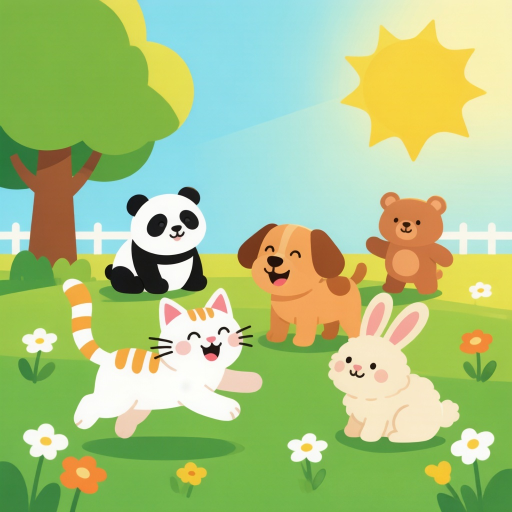
#> input picture generated-images/Cute_cartoon_animals_on_green__2026-06-20T14-17-51.png, 1024 x 1024 px, found by its file name (shown at 1/2 size)
$ python update_html.py
#> lines starting #> are read from the running program, lines starting #| are printed output that depends on the picture
import base64, io, os
from PIL import Image

# Define theme -> images mapping
themes = {
    'THEME0': [
        (r'D:\Documents\Workbuddy\2026-06-14-20-52-20\generated-images\Cute_cartoon_animals_on_green__2026-06-20T14-17-51.png', 'H1'),
        (r'D:\Documents\Workbuddy\2026-06-14-20-52-20\generated-images\Cute_cartoon_animal_picnic_sce_2026-06-20T14-18-53.png', 'H2'),
        (r'D:\Documents\Workbuddy\2026-06-14-20-52-20\generated-images\Cute_cartoon_animals_having_fu_2026-06-20T14-19-22.png', 'H3'),
        (r'D:\Documents\Workbuddy\2026-06-14-20-52-20\generated-images\Cute_cartoon_animals_going_to__2026-06-20T14-19-51.png', 'H4'),
    ],
    'THEME1': [
        (r'C:\Users\shirleywx\.workbuddy\clipboard-images\clipboard-2026-06-14T13-58-30-036Z-cc7261f9.jpg', 'A1'),
        (r'D:\Documents\Workbuddy\2026-06-14-20-52-20\generated-images\Cute_cartoon_farm_animals_scen_2026-06-14T13-33-54.png', 'A2'),
        (r'D:\Documents\Workbuddy\2026-06-14-20-52-20\generated-images\Cute_cartoon_animals_at_a_zoo__2026-06-20T14-26-35.png', 'A3'),
        (r'D:\Documents\Workbuddy\2026-06-14-20-52-20\generated-images\Cute_cartoon_animals_with_babi_2026-06-20T14-27-01.png', 'A4'),
        (r'D:\Documents\Workbuddy\2026-06-14-20-52-20\generated-images\Cute_cartoon_animals_in_winter_2026-06-20T14-27-35.png', 'A5'),
    ],
    'THEME2': [
        (r'C:\Users\shirleywx\.workbuddy\clipboard-images\clipboard-2026-06-14T13-58-30-043Z-7ca60b51.jpg', 'O1'),
        (r'D:\Documents\Workbuddy\2026-06-14-20-52-20\generated-images\Cute_cartoon_ocean_sea_animals_2026-06-14T13-34-19.png', 'O2'),
        (r'D:\Documents\Workbuddy\2026-06-14-20-52-20\generated-images\Cute_cartoon_ocean_underwater__2026-06-20T14-20-52.png', 'O3'),
        (r'D:\Documents\Workbuddy\2026-06-14-20-52-20\generated-images\Cute_cartoon_ocean_scene__fish_2026-06-20T14-21-19.png', 'O4'),
        (r'D:\Documents\Workbuddy\2026-06-14-20-52-20\generated-images\Cute_cartoon_ocean_beach_scene_2026-06-20T14-22-42.png', 'O5'),
    ],
    'THEME3': [
        (r'D:\Documents\Workbuddy\2026-06-14-20-52-20\generated-images\Cute_cartoon_dinosaur_world__c_2026-06-14T14-03-57.png', 'D1'),
        (r'D:\Documents\Workbuddy\2026-06-14-20-52-20\generated-images\Cute_cartoon_dinosaurs_scene___2026-06-20T14-20-18.png', 'D2'),
        (r'D:\Documents\Workbuddy\2026-06-14-20-52-20\generated-images\Cute_cartoon_dinosaur_valley___2026-06-20T14-23-08.png', 'D3'),
        (r'D:\Documents\Workbuddy\2026-06-14-20-52-20\generated-images\Cute_cartoon_dinosaurs_playing_2026-06-20T14-23-33.png', 'D4'),
        (r'D:\Documents\Workbuddy\2026-06-14-20-52-20\generated-images\Cute_cartoon_dinosaurs_at_the__2026-06-20T14-23-59.png', 'D5'),
    ],
    'THEME4': [
        (r'D:\Documents\Workbuddy\2026-06-14-20-52-20\generated-images\Cute_cartoon_space_adventure___2026-06-14T14-04-25.png', 'S1'),
        (r'D:\Documents\Workbuddy\2026-06-14-20-52-20\generated-images\Cute_cartoon_space_planet_scen_2026-06-20T14-22-11.png', 'S2'),
        (r'D:\Documents\Workbuddy\2026-06-14-20-52-20\generated-images\Cute_cartoon_space_station__co_2026-06-20T14-24-26.png', 'S3'),
        (r'D:\Documents\Workbuddy\2026-06-14-20-52-20\generated-images\Cute_cartoon_space_alien_plane_2026-06-20T14-24-52.png', 'S4'),
        (r'D:\Documents\Workbuddy\2026-06-14-20-52-20\generated-images\Cute_cartoon_space_solar_syste_2026-06-20T14-25-17.png', 'S5'),
    ],
    'THEME5': [
        (r'D:\Documents\Workbuddy\2026-06-14-20-52-20\generated-images\Cute_cartoon_jungle_safari__co_2026-06-14T14-04-52.png', 'J1'),
        (r'D:\Documents\Workbuddy\2026-06-14-20-52-20\generated-images\Cute_cartoon_forest_animals_sc_2026-06-14T13-34-45.png', 'J2'),
        (r'D:\Documents\Workbuddy\2026-06-14-20-52-20\generated-images\Cute_cartoon_safari_jungle_ani_2026-06-20T14-21-45.png', 'J3'),
        (r'D:\Documents\Workbuddy\2026-06-14-20-52-20\generated-images\Cute_cartoon_jungle_river_scen_2026-06-20T14-25-43.png', 'J4'),
        (r'D:\Documents\Workbuddy\2026-06-14-20-52-20\generated-images\Cute_cartoon_jungle_forest_flo_2026-06-20T14-26-09.png', 'J5'),
    ],
}

# Process all images
output_lines = []
for theme_key, images in themes.items():
    arr_items = []
    for idx, (img_path, short) in enumerate(images):
        img = Image.open(img_path)
#> img is the input picture: PIL image 1024x1024 RGBA; mean R, G, B, A 169.4, 196, 130.9, 255
        img_resized = img.resize((500, 600), Image.LANCZOS)
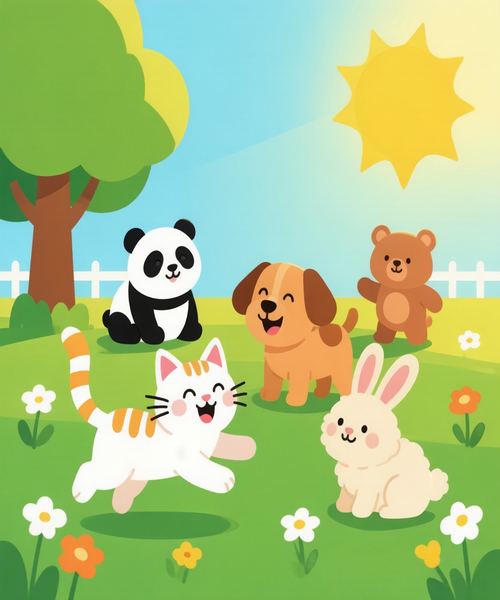
#> img_resized: PIL image 500x600 RGBA; mean R, G, B, A 169.4, 196, 130.9, 255
        buf = io.BytesIO()
        if img_resized.mode == 'RGBA':
            img_resized = img_resized.convert('RGB')
#> img_resized: PIL image 500x600 RGB
#> (the run stopped early here; a loop or call above may not have finished)
